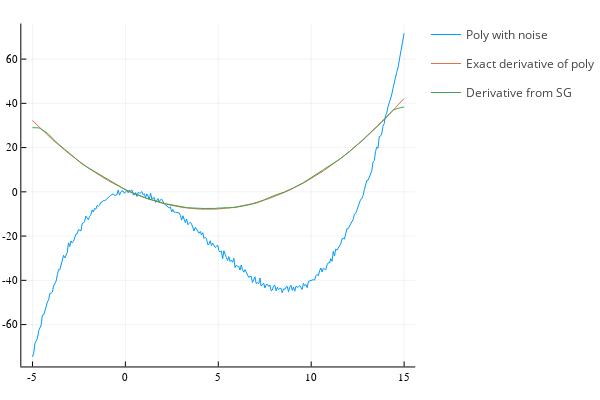

The code cell stored with this chart in its notebook:
### Markdown cell above
# Example 4
Derivative of an input signal (polynomial) containing noise

### Code cell
start = -5; stop = 15; le=300; ord=2;

x = LinRange(start, stop, le)
y = 0.15*x.^3 - 2*x.^2 .+ x  .+ randn(length(x))
y1 = 0.45*x.^2 - 4*x .+ 1 # first derivative
sg = savitzky_golay(y, 41, ord, deriv=1)
plot(x, [y y1 le/(stop-start)^der*sg.y], label=["Poly with noise" "Exact derivative of poly" "Derivative from SG"], legend_position = :bottomleft)

### Figure 1 — Plotly figure (JSON) as saved in the notebook; plotly's stock layout.template omitted (floating-point values rounded to 4 significant figures; data arrays with more than 128 entries replaced by an {"elided": "..."} marker saying what was removed)
{"data": [{"colorbar": {"title": {"text": ""}}, "legendgroup": "Poly with noise", "line": {"color": "rgba(0, 154, 250, 1.000)", "dash": "solid", "shape": "linear", "width": 1}, "mode": "lines", "name": "Poly with noise", "showlegend": true, "type": "scatter", "x": {"elided": "300 float values"}, "xaxis": "x", "y": {"elided": "300 float values"}, "yaxis": "y", "zmax": null, "zmin": null}, {"colorbar": {"title": {"text": ""}}, "legendgroup": "Exact derivative of poly", "line": {"color": "rgba(227, 111, 71, 1.000)", "dash": "solid", "shape": "linear", "width": 1}, "mode": "lines", "name": "Exact derivative of poly", "showlegend": true, "type": "scatter", "x": {"elided": "300 float values"}, "xaxis": "x", "y": {"elided": "300 float values"}, "yaxis": "y", "zmax": null, "zmin": null}, {"colorbar": {"title": {"text": ""}}, "legendgroup": "Derivative from SG", "line": {"color": "rgba(62, 164, 78, 1.000)", "dash": "solid", "shape": "linear", "width": 1}, "mode": "lines", "name": "Derivative from SG", "showlegend": true, "type": "scatter", "x": {"elided": "300 float values"}, "xaxis": "x", "y": {"elided": "300 float values"}, "yaxis": "y", "zmax": null, "zmin": null}], "layout": {"annotations": [], "height": 400, "legend_position": {"bgcolor": "rgba(255, 255, 255, 1.000)", "bordercolor": "rgba(0, 0, 0, 1)", "borderwidth": 1, "font": {"color": "rgba(0, 0, 0, 1)", "family": "sans-serif", "size": 11}, "title": {"font": {"color": "rgba(0, 0, 0, 1)", "family": "sans-serif", "size": 15}, "text": ""}, "tracegroupgap": 0, "traceorder": "normal", "x": 0.07, "xanchor": "left", "y": 0.07, "yanchor": "bottom"}, "margin": {"b": 20, "l": 0, "r": 0, "t": 20}, "paper_bgcolor": "rgba(255, 255, 255, 1.000)", "plot_bgcolor": "rgba(255, 255, 255, 1.000)", "showlegend": true, "width": 600, "xaxis": {"anchor": "y", "domain": [0.05101, 0.9934], "gridcolor": "rgba(0, 0, 0, 0.1)", "gridwidth": 0.5, "linecolor": "rgba(0, 0, 0, 1)", "mirror": false, "range": [-5.6, 15.6], "showgrid": true, "showline": true, "showticklabels": true, "tickangle": 0, "tickcolor": "rgb(0, 0, 0)", "tickfont": {"color": "rgba(0, 0, 0, 1)", "family": "sans-serif", "size": 11}, "tickmode": "array", "ticks": "inside", "ticktext": ["-5", "0", "5", "10", "15"], "tickvals": [-5, 0, 5, 10, 15], "title": {"font": {"color": "rgba(0, 0, 0, 1)", "family": "sans-serif", "size": 15}, "text": ""}, "type": "linear", "visible": true, "zeroline": false, "zerolinecolor": "rgba(0, 0, 0, 1)"}, "yaxis": {"anchor": "x", "domain": [0.03762, 0.9902], "gridcolor": "rgba(0, 0, 0, 0.1)", "gridwidth": 0.5, "linecolor": "rgba(0, 0, 0, 1)", "mirror": false, "range": [-78.93, 76.07], "showgrid": true, "showline": true, "showticklabels": true, "tickangle": 0, "tickcolor": "rgb(0, 0, 0)", "tickfont": {"color": "rgba(0, 0, 0, 1)", "family": "sans-serif", "size": 11}, "tickmode": "array", "ticks": "inside", "ticktext": ["-60", "-40", "-20", "0", "20", "40", "60"], "tickvals": [-60, -40, -20, 0, 20, 40, 60], "title": {"font": {"color": "rgba(0, 0, 0, 1)", "family": "sans-serif", "size": 15}, "text": ""}, "type": "linear", "visible": true, "zeroline": false, "zerolinecolor": "rgba(0, 0, 0, 1)"}}}
